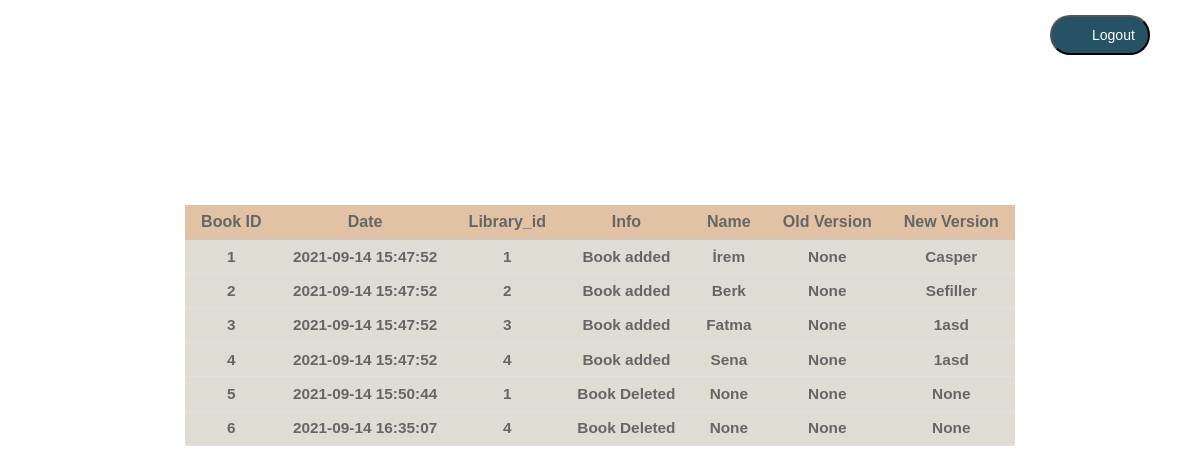
Page /log on the earlier database version.
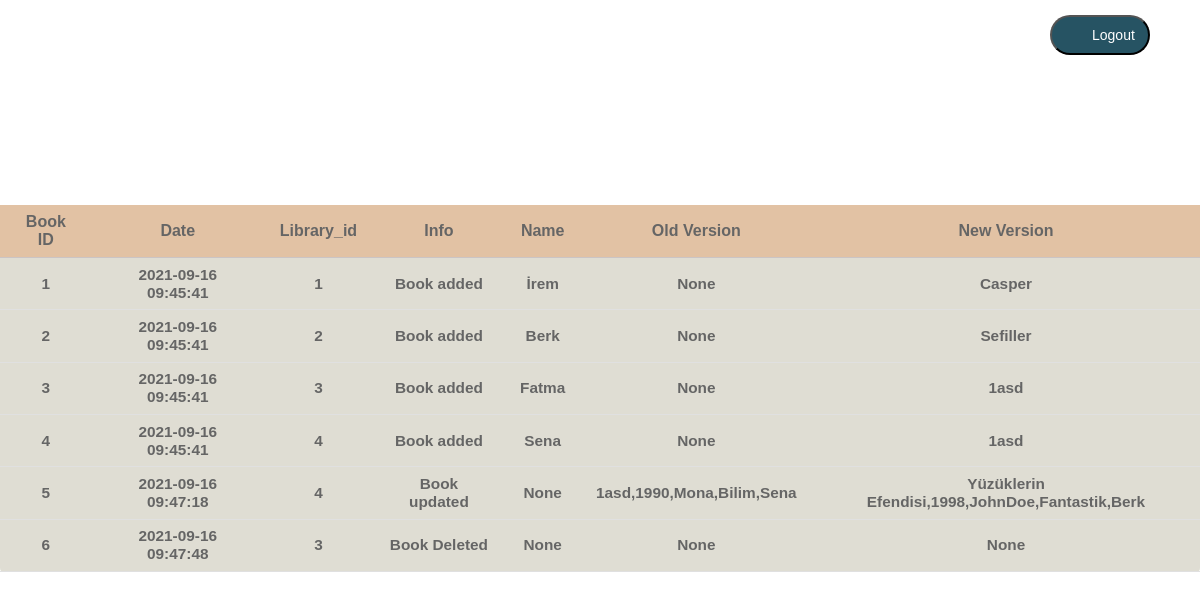
Same page on the later database version.
### db/library.py (models this page shows, shortened)
class Log(db.Model):
    BookID_log=db.Column(db.Integer,primary_key=True)
    Date=db.Column(db.String,nullable=False)
    Library_id=db.Column(db.Integer,db.ForeignKey('library.BookID'))
    Info=db.Column(db.String)
    Name=db.Column(db.String)
    OldVersion=db.Column(db.String)
    NewVersion=db.Column(db.String)

### app.py (the view)
@app.route("/log",methods=["GET","POST"])
def log():
    return render_template("log.html",logrecords=logrecords)

### templates/log.html (shortened to what this page needs)
<!DOCTYPE html>
<html lang="en">
<head>
</head>
  <pre>
  <input type="button" onclick="window.open('http://127.0.0.1:5000/')" value="Logout" class="logout"/>
  </pre>
<body>
     <table>
        <thead>
          <tr>
            <th>Book ID</th>
			    <th>Date</th>
				<th>Library_id</th>
				<th>Info</th>
				<th>Name</th>
				<th>Old Version</th>
				<th>New Version</th>
            </tr>
        </thead>
    <tbody>
          <tr>
        {% for veri in logrecords %}
			<td>{{veri.BookID_log}}</td>
			<td>{{veri.Date}}</td>
			<td>{{veri.Library_id}}</td>
			<td>{{veri.Info}}</td>
			<td>{{veri.Name}}</td>
			<td>{{veri.OldVersion}} </td>
			<td>{{veri.NewVersion}} </td>
        </tr>
        {%endfor%}
        </tbody>
      </table>
</body>
</html>

### templates/log.html (style rules this page uses)
*, *:before, *:after { margin: 0; padding: 0; box-sizing: border-box; }
body { background-image: url("https://images.pexels.com/photos/1631677/pexels-photo-1631677.jpeg?auto=compress&cs=tinysrgb&dpr=2&h=750&w=1260"); height: 100%; font-family: 'Cambria', sans-serif; }
table { background: #cac8b7; border-radius: 0.25em; border-collapse: collapse; margin: 175px auto; opacity: 0.6; }
th { border-bottom: 1px solid #aa9e9e; background-color: #d09a68 ; font-size: 1.00em; font-weight: bold; font-family: 'Gill Sans', 'Gill Sans MT', Calibri, 'Trebuchet MS', sans-serif,bold; padding: 0.5em 1em; text-align: center; }
td { font-size: 0.96em; font-weight: 600; font-family: 'Gill Sans', 'Gill Sans MT', Calibri, 'Trebuchet MS', sans-serif; padding: 0.50em 1em; border-bottom: 1px solid #cccccc; text-align: center; }
tbody tr { transition:0.25s ease; }
.logout { background:url('https://dh3vbjnk0bnfa.cloudfront.net/static/centralauth/images/btn-login-hover.png') no-repeat 5px 5px #484B4F; width: 100px; cursor:pointer; border-radius:50px; padding:10px 20px 10px 0; color:White; font-size:14px; text-align:left; text-indent:40px; display:block; margin:0 auto; background-color: rgb(38, 83, 99); position:fixed; right:50px; -webkit-transition-timing-function: ease-in-out; -webkit-transition-duration: .4s; -webkit-transition-property: all; -moz-transition-timing-function: ease-in-out; -moz-transition-duration: .4s; -moz-transition-property: all; }

Differences in the rows shown:
changed Log "İrem": Date "2021-09-14 15:47:52" → "2021-09-16 09:45:41"
changed Log "Berk": Date "2021-09-14 15:47:52" → "2021-09-16 09:45:41"
changed Log "Fatma": Date "2021-09-14 15:47:52" → "2021-09-16 09:45:41"
changed Log "Sena": Date "2021-09-14 15:47:52" → "2021-09-16 09:45:41"
changed Log id 5: Date "2021-09-14 15:50:44" → "2021-09-16 09:47:18"; Library_id "1" → "4"; Info "Book Deleted" → "Book updated"; OldVersion "None" → "1asd,1990,Mona,Bilim,Sena"; NewVersion "None" → "Yüzüklerin Efendisi,1998,JohnDoe,Fantastik,Berk"
changed Log "Book Deleted": Date "2021-09-14 16:35:07" → "2021-09-16 09:47:48"; Library_id "4" → "3"
